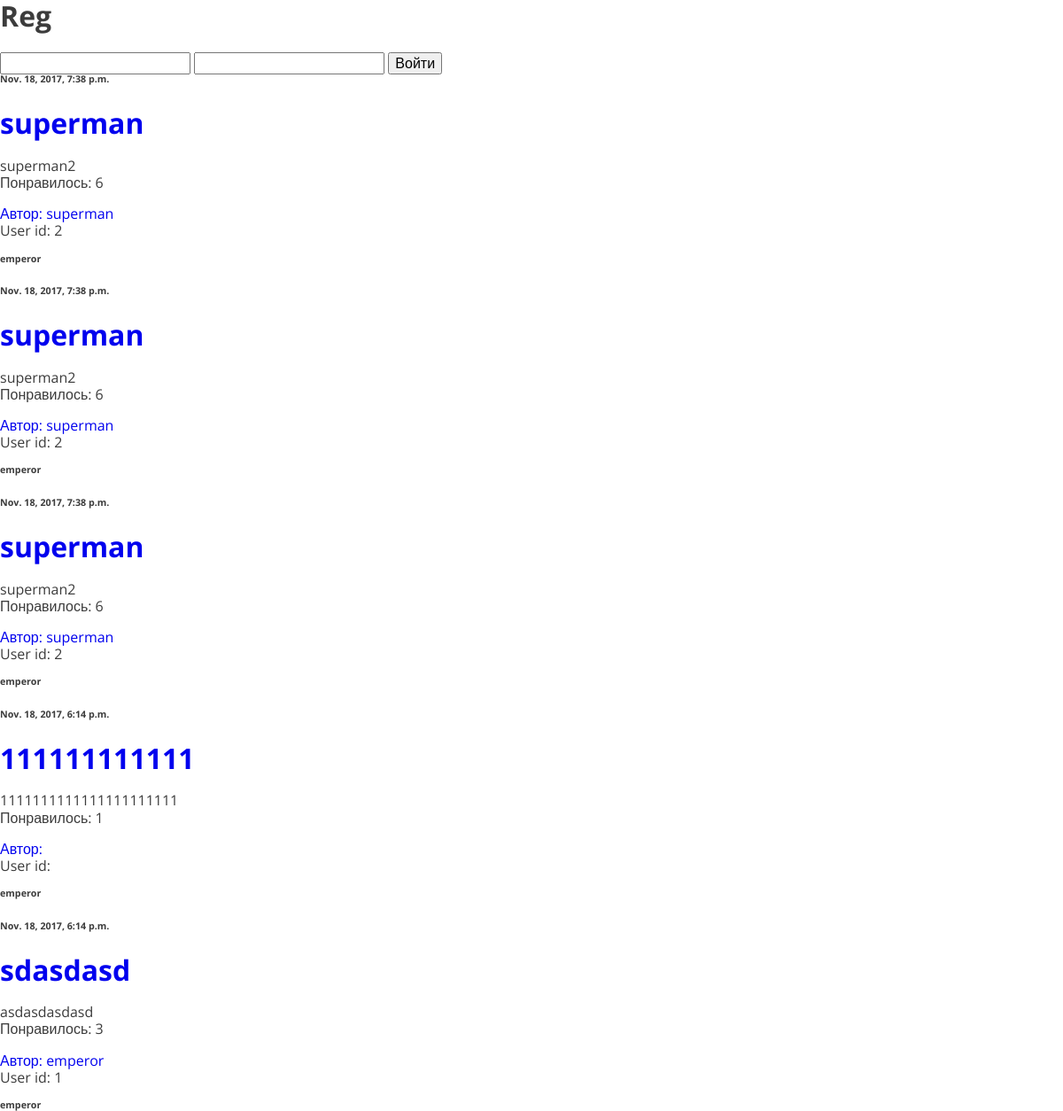
The page /page/articles/favorite/ on the database its author committed.
### article/models.py (models this page shows)
class LikeArticle(models.Model):
    class Meta():
        db_table = 'likes'
    like_article = models.ForeignKey(Article)
    like_user = models.ForeignKey(User, null=True)

class Article(models.Model):
    class Meta():
        db_table = 'article'
        ordering = ["-article_date"]
    article_title = models.CharField(max_length=200)
    article_text = models.TextField(null=True)
    article_date = models.DateTimeField(auto_now_add=True, null=True)
    article_likes = models.IntegerField(default=0)
    article_user = models.ForeignKey(User, null=True)

### article/views.py (the view)
def favorite(request):
    likes = LikeArticle.objects.all()
    return render(request, 'article/favorite.html', {'articleList': likes})

### templates/article/favorite.html
{% extends 'base.html' %}
{% block content %}
    {% for arts in articleList %}
        <h6>{{ arts.like_article.article_date }}</h6>
        <a href="/articles/get/{{ arts.like_article.id }}"><h1>{{ arts.like_article.article_title }}</h1></a>
        {{ arts.like_article.article_text|truncatewords:2 }}
        <p>Понравилось: {{ arts.like_article.article_likes }}</p>
        <a href="/articles/users/{{ arts.like_article.article_user.id }}">Автор: {{ arts.like_article.article_user.username }}</a>
        <p>User id: {{ arts.like_article.article_user.id }}</p>
        <h6>{{ arts.like_user }}</h6>
    {% endfor %}
{% endblock %}

### static/style/main.css (style rules this page uses)
html { font-family: sans-serif; line-height: 1.2; -ms-text-size-adjust: 100%; -webkit-text-size-adjust: 100%; }
body { margin: 0; padding: 0; }
* { -webkit-box-sizing: border-box; box-sizing: border-box; }
article, aside, footer, header, nav, section, a { display: block; }
a { text-decoration: none; background-color: transparent; -webkit-text-decoration-skip: objects; }
html { font-size: 16px; }
*, *::after, *::before { -webkit-box-sizing: border-box; box-sizing: border-box; }
html { font-size: 16px; height: 100%; }
body { font-family: 'Open Sans', arial, sans-serif; font-size: 1rem; font-weight: 400; font-style: normal; position: relative; min-height: 100vh; min-height: 100%; color: #3c3c3c; background-color: #fff; }
a { text-decoration: none; }
h1, h2, h3, h4, h5, h6 { font-weight: 700; line-height: 1.1; margin-top: 0; }
p { margin-top: 0; }

### rows shown on the page
LikeArticle: like_article.article_date "Nov. 18, 2017, 7:38 p.m.", like_article.article_title "superman", like_article.article_text "superman2", like_article.article_likes "6", like_article.article_user.username "superman", like_article.article_user.id "2", like_user "emperor"
LikeArticle: like_article.article_date "Nov. 18, 2017, 7:38 p.m.", like_article.article_title "superman", like_article.article_text "superman2", like_article.article_likes "6", like_article.article_user.username "superman", like_article.article_user.id "2", like_user "emperor"
LikeArticle: like_article.article_date "Nov. 18, 2017, 7:38 p.m.", like_article.article_title "superman", like_article.article_text "superman2", like_article.article_likes "6", like_article.article_user.username "superman", like_article.article_user.id "2", like_user "emperor"
LikeArticle: like_article.article_date "Nov. 18, 2017, 6:14 p.m.", like_article.article_title "111111111111", like_article.article_text "1111111111111111111111", like_article.article_likes "1", like_user "emperor"
LikeArticle: like_article.article_date "Nov. 18, 2017, 6:14 p.m.", like_article.article_title "sdasdasd", like_article.article_text "asdasdasdasd", like_article.article_likes "3", like_article.article_user.username "emperor", like_article.article_user.id "1", like_user "emperor"
